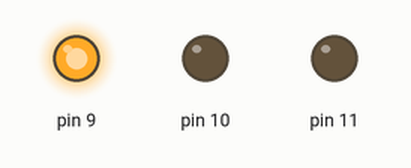
Recording of a sketch running on a simulated Arduino Uno, built with avr-gcc and run on an emulated ATmega328P. Shown: output pins drawn as LEDs (lit = HIGH).

Above: at 0.2 s.
At 1.2 s:
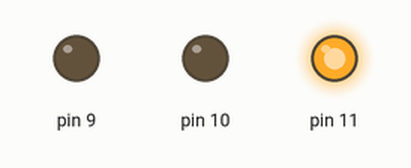
At 2.2 s:
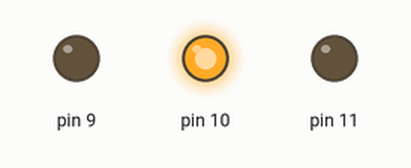
At 5.7 s:
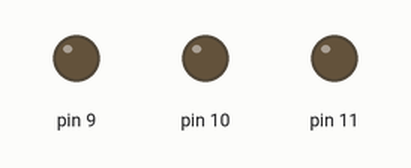
Timing chart, 0 to 6.9 s (numbered marks = the images above):
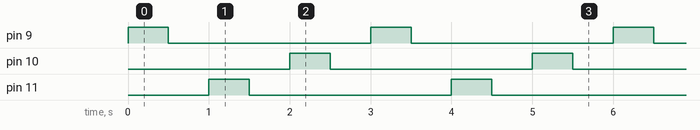

The sketch:

led_blink.ino
```cpp
// the setup function runs once when you press reset or power the board
void setup() {
  // initialize digital pin LED_BUILTIN as an output.
  pinMode(9, OUTPUT);
  pinMode(11, OUTPUT);
  pinMode(10, OUTPUT);
}

// the loop function runs over and over again forever
void loop() {
  digitalWrite(9, HIGH);   // turn the LED on (HIGH is the voltage level)
  delay(500);                       // wait for a second
  digitalWrite(9, LOW);    // turn the LED off by making the voltage LOW
  delay(500);                       // wait for a second
  digitalWrite(11, HIGH);   // turn the LED on (HIGH is the voltage level)
  delay(500);                       // wait for a second
  digitalWrite(11, LOW);    // turn the LED off by making the voltage LOW
  delay(500);                       // wait for a second
  digitalWrite(10, HIGH);   // turn the LED on (HIGH is the voltage level)
  delay(500);                       // wait for a second
  digitalWrite(10, LOW);    // turn the LED off by making the voltage LOW
  delay(500);                       // wait for a second
}
```

Measured:
- by itself, pin 9–11: alternates HIGH for 0.50 s and LOW for 2.5 s
- by itself, everything shown: repeats every 3.0 s, in 6 steps
